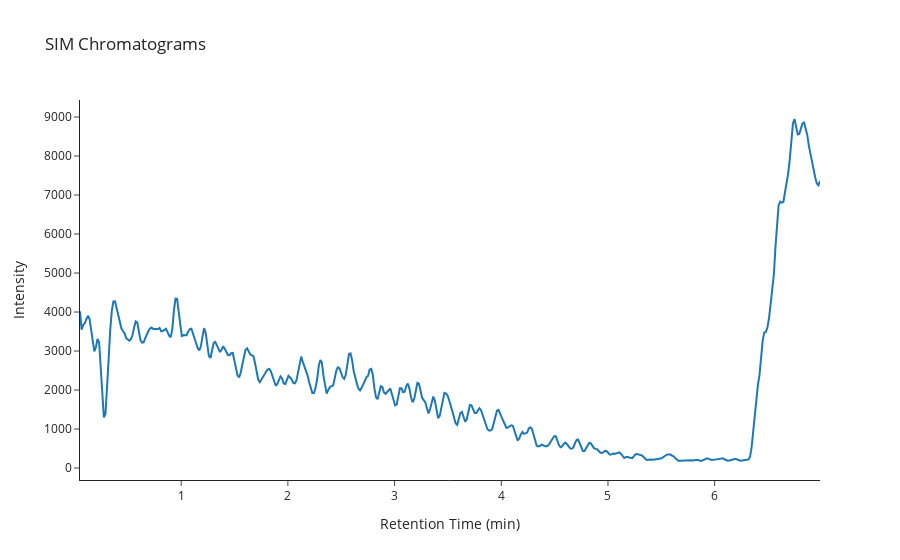

Notebook code cell kept with this figure:
### Markdown cell above
mzs available in SIM: 120, 124, 134, 237, 247, 254, 258, 267, 268, 275, 278, 296, 300, 325, 370, 429, 441, 748, 752

mzs available in TIC: range(100, 801)

### Code cell
# EIC/TIC plots (intensity/time)
analyses.plot_chromatogram(indices = 0)

### Figure 1 — Plotly figure (JSON) as saved in the notebook; plotly's stock layout.template omitted (floating-point values rounded to 4 significant figures; data arrays with more than 128 entries replaced by an {"elided": "..."} marker saying what was removed)
{"data": [{"hovertemplate": "<b>index</b>: 0<br><b>name</b>: 001-D2F-B1-Flush<br><b>path</b>: C:/Users/Sandeep/Desktop/Error-LC/Method-Data\\250613_Mix-1_10x10ng-mL 2025-06-13 14-40-12\\001-D2F-B1-Flush.D<br><b>batch</b>: 250613_Mix-1_10x10ng-mL 2025-06-13 14-40-12<br><b>batch_position</b>: 1<br><b>idle_time</b>: 0<br><b>sample</b>: Flush<br><b>method</b>: error_lc<br><b>timestamp</b>: 2025-06-13 14:40:19<br><b>unit</b>: None<br><b>instrument</b>: None<br><b>signal</b>: None<br><b>date</b>: 13 Jun 25   2:43 pm +0100<br><b>detector</b>: MS<br><b>pump</b>: G7167B<br><b>vial_position</b>: D2F-B1><br><b>start_time</b>: 2025-06-13 14:40:21<br><b>end_time</b>: 2025-06-13 14:50:32<br><b>runtime</b>: 416.119<br><b>Time: </b>%{x}<br><b>Intensity: </b>%{y}<extra></extra>", "mode": "lines", "name": "001-D2F-B1-Flush (Flush)", "text": "<b>index</b>: 0<br><b>name</b>: 001-D2F-B1-Flush<br><b>path</b>: C:/Users/Sandeep/Desktop/Error-LC/Method-Data\\250613_Mix-1_10x10ng-mL 2025-06-13 14-40-12\\001-D2F-B1-Flush.D<br><b>batch</b>: 250613_Mix-1_10x10ng-mL 2025-06-13 14-40-12<br><b>batch_position</b>: 1<br><b>idle_time</b>: 0<br><b>sample</b>: Flush<br><b>method</b>: error_lc<br><b>timestamp</b>: 2025-06-13 14:40:19<br><b>unit</b>: None<br><b>instrument</b>: None<br><b>signal</b>: None<br><b>date</b>: 13 Jun 25   2:43 pm +0100<br><b>detector</b>: MS<br><b>pump</b>: G7167B<br><b>vial_position</b>: D2F-B1><br><b>start_time</b>: 2025-06-13 14:40:21<br><b>end_time</b>: 2025-06-13 14:50:32<br><b>runtime</b>: 416.119", "type": "scatter", "x": {"elided": "466 float values"}, "y": {"elided": "466 int values"}}], "layout": {"title": {"text": "SIM Chromatograms"}, "xaxis": {"title": {"text": "Retention Time (min)"}}, "yaxis": {"title": {"text": "Intensity"}}}}
